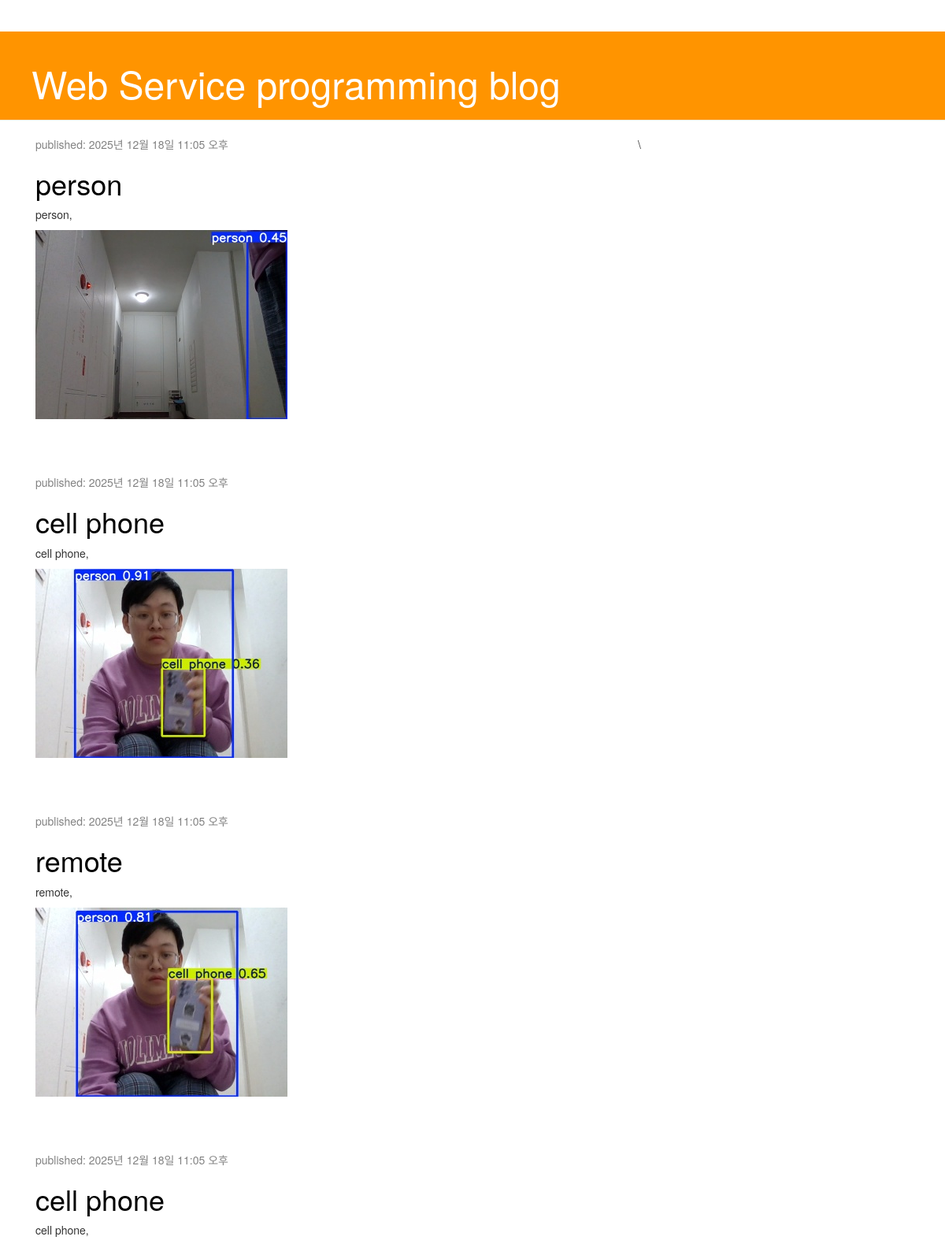
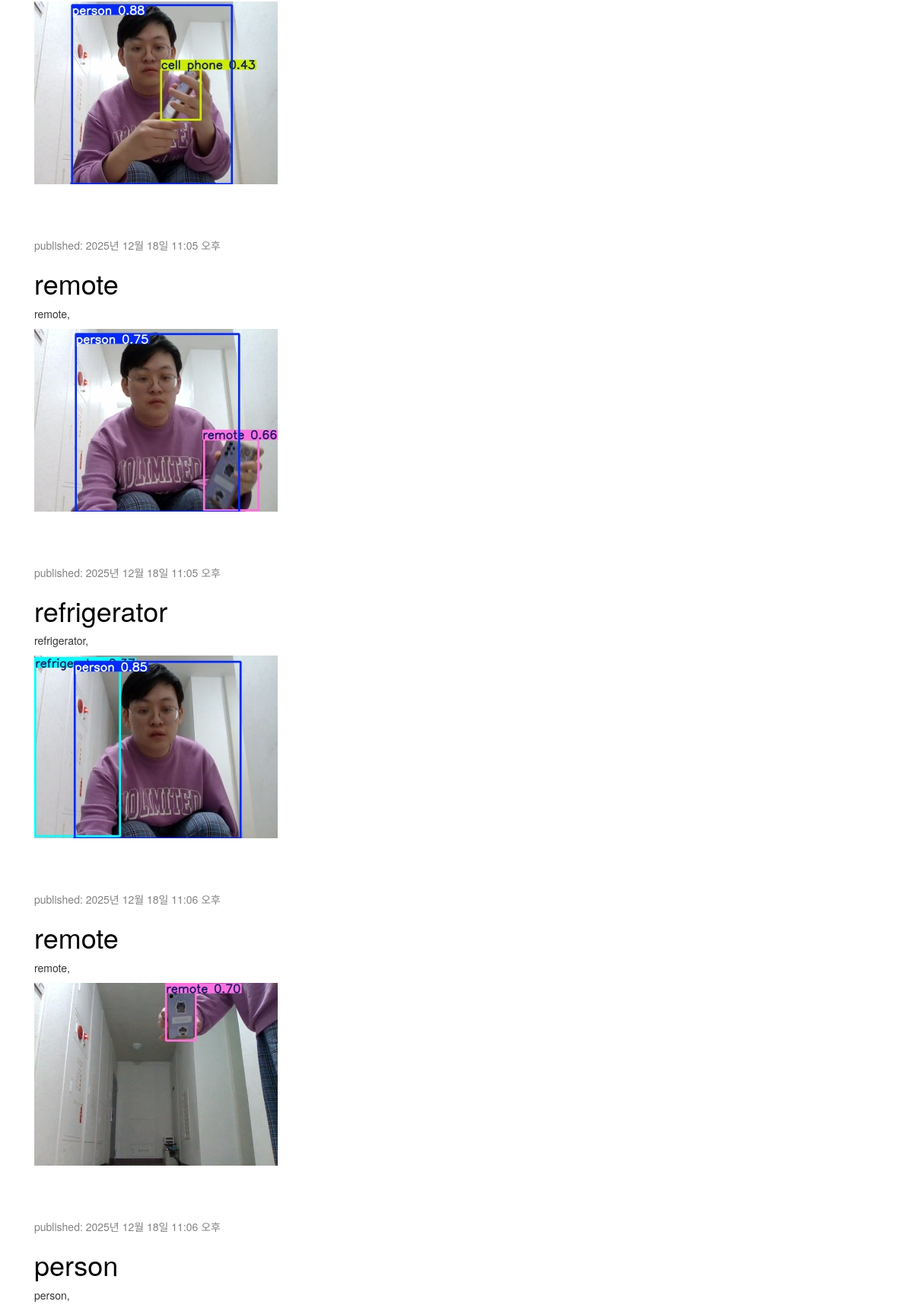
The page / (upper part) on the database its author committed (2 pictures, top to bottom).
### blog/models.py (models this page shows, shortened)
class Post(models.Model):
    author = models.ForeignKey(settings.AUTH_USER_MODEL, on_delete=models.CASCADE)
    title = models.CharField(max_length=200)
    text = models.TextField()
    created_date = models.DateTimeField(default=timezone.now)
    published_date = models.DateTimeField(blank=True, null=True)
    image = models.ImageField(upload_to='blog_image/%Y/%m/%d/', default='blog_image/default_error.png')

### blog/views.py (the view)
# urls.py: path('', views.post_list, name='post_list'),
def post_list(request):
        posts = Post.objects.filter(
            published_date__lte=timezone.now()
            ).order_by('published_date')
        return render(request, 'blog/post_list.html', {'posts': posts})

### blog/templates/blog/post_list.html
{% extends 'blog/base.html' %}
{% block content %}
<link rel="stylesheet"
href="//maxcdn.bootstrapcdn.com/bootstrap/3.2.0/css/bootstrap.min.css">
<link rel="stylesheet" href="//maxcdn.bootstrapcdn.com/bootstrap/3.2.0/css/bootstraptheme.min.css">
<div class="content container">
    <div class="row">
        <div class="col-md-8">
            {% for post in posts %}
            <div class="post">
                <div class="date">
                    <p>published: {{ post.published_date }}</p>
                </div>
                <h1><a href="{% url 'post_detail' pk=post.pk %}">{{ post.title }}</a></h1>
                <p>{{ post.text|linebreaksbr }}</p>
                <img src="{{ post.image.url }}" class="rounded blog-image-list" alt="{{post.title}}">
            </div>
            {% endfor %}
        </div>\
    </div>
</div>
{% endblock %}

### blog/templates/blog/base.html (shortened to what this page needs)
{% load static %}
<!DOCTYPE html>
<html>
    <head>
    <link rel="stylesheet" href="//maxcdn.bootstrapcdn.com/bootstrap/3.2.0/css/bootstrap.min.css">
    <link rel="stylesheet" href="//maxcdn.bootstrapcdn.com/bootstrap/3.2.0/css/bootstrap-theme.min.css">
    <link rel="stylesheet" href="{% static 'css/blog.css' %}">
    </head>
<body>
    <div class="page-header">
        <h1><a href="/">Web Service programming blog</a></h1>
    </div>
    <div class="content container">
        <div class="row">
            <div class="col-md-8">
            {% block content %}
            {% endblock %}
        </div>
    </div>
</body>
</html>

### blog/static/css/blog.css (style rules this page uses)
.page-header { background-color: #ff9400; margin-top: 0; padding: 20px 20px 20px 40px; }
.page-header h1, .page-header h1 a, .page-header h1 a:visited, .page-header h1 a:active { color: #ffffff; font-size: 36pt; text-decoration: none; }
.content { margin-left: 40px; }
h1, h2, h3, h4 { font-family: 'Lobster', cursive; }
.date { color: #828282; }
.post { margin-bottom: 70px; }
.post h1 a, .post h1 a:visited { color: #000000; }
.blog-image-list { object-fit: cover; }

### rows shown on the page
Post: published_date "2025년 12월 18일 11:05 오후", title "person", text "person,", image (picture)
Post: published_date "2025년 12월 18일 11:05 오후", title "cell phone", text "cell phone,", image (picture)
Post: published_date "2025년 12월 18일 11:05 오후", title "remote", text "remote,", image (picture)
Post: published_date "2025년 12월 18일 11:05 오후", title "cell phone", text "cell phone,", image (picture)
Post: published_date "2025년 12월 18일 11:05 오후", title "remote", text "remote,", image (picture)
Post: published_date "2025년 12월 18일 11:05 오후", title "refrigerator", text "refrigerator,", image (picture)
Post: published_date "2025년 12월 18일 11:06 오후", title "remote", text "remote,", image (picture)
Post: published_date "2025년 12월 18일 11:06 오후", title "person", text "person,"
